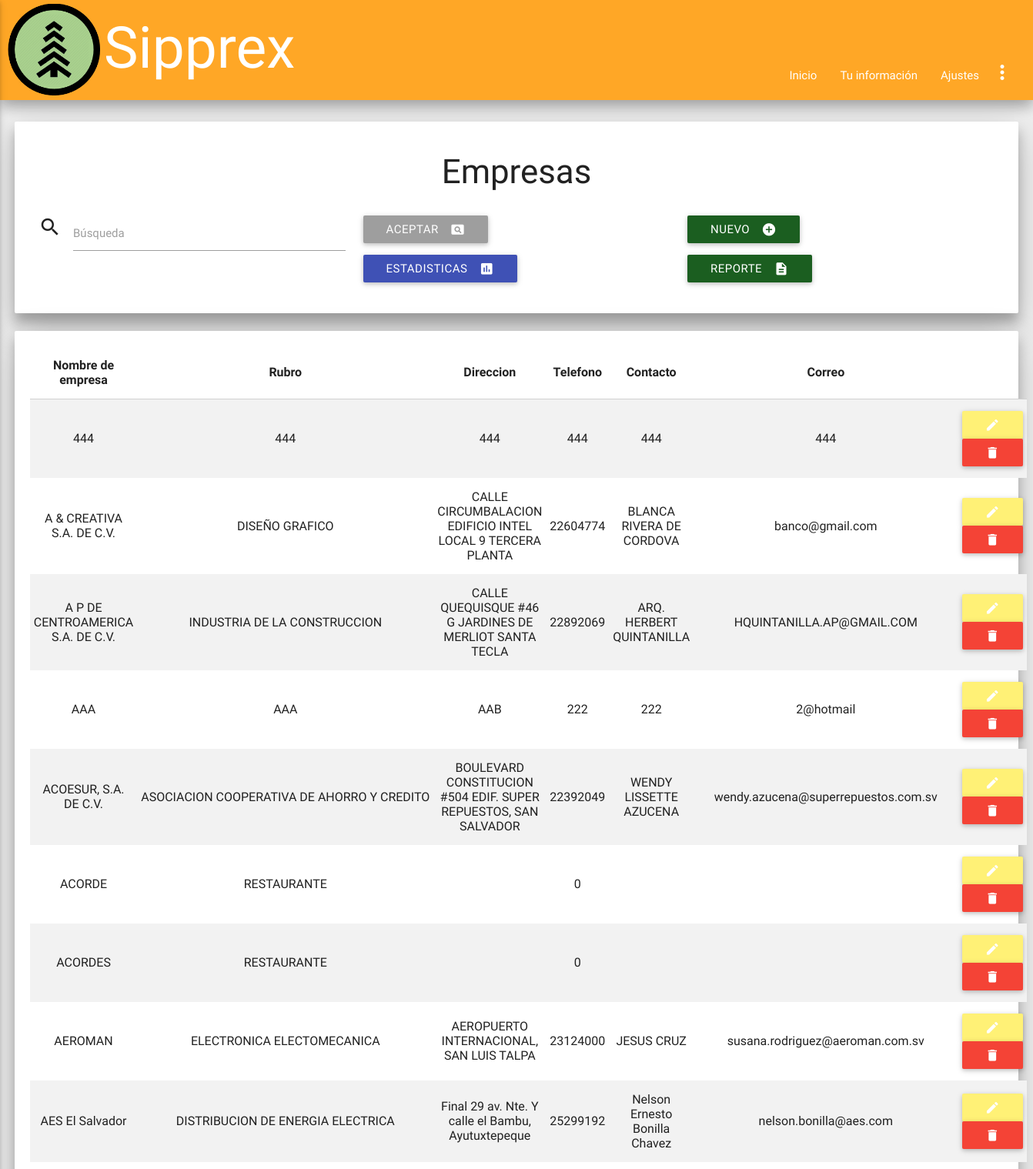
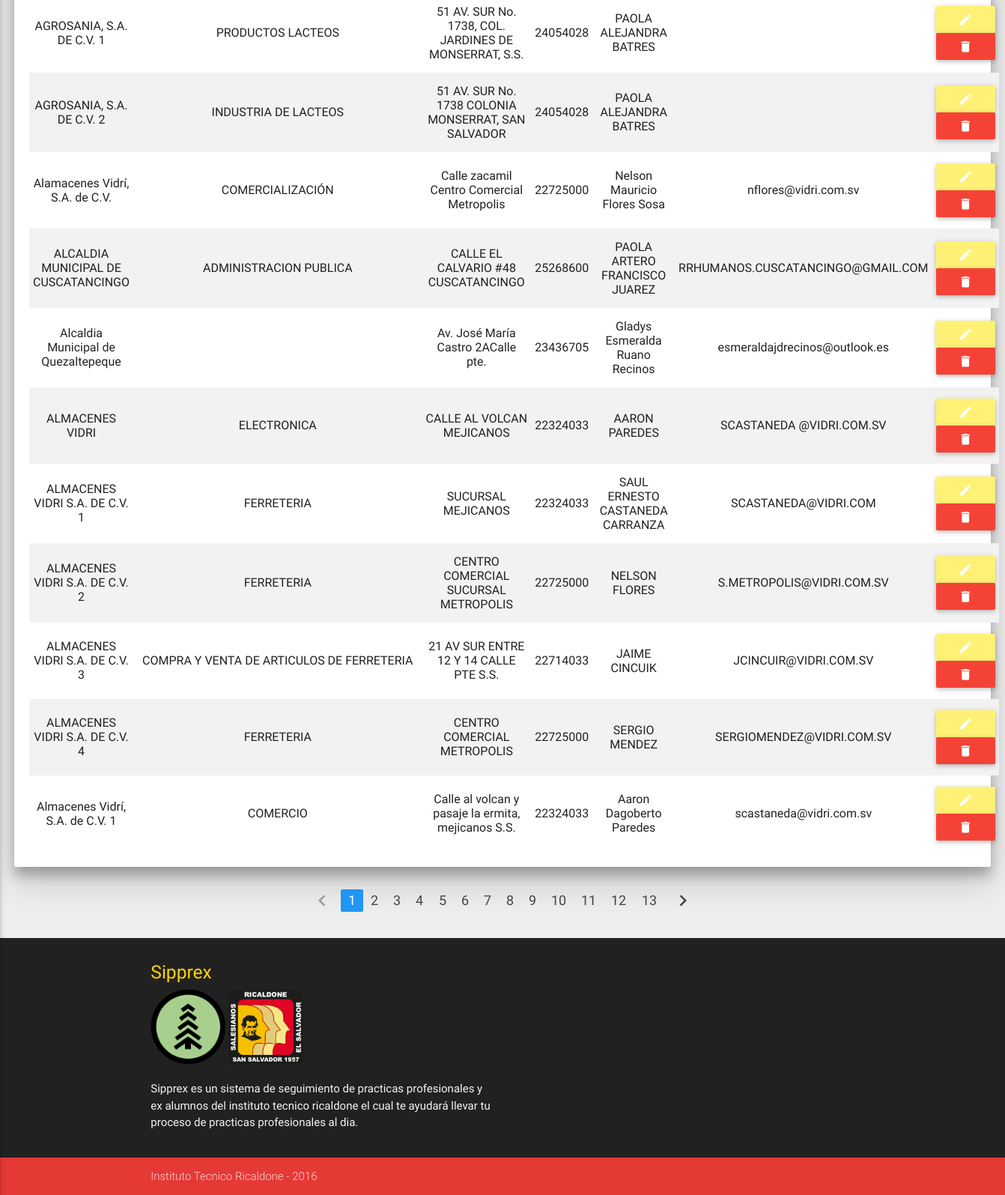
Screenshot of /admin/empresa_read.php (signed in) with the database file from the repository (2 pictures, top to bottom).
### tables this page shows
CREATE TABLE `empresas` (
  `id_empresa` int(11) NOT NULL,
  `nombre_empresa` varchar(83) NOT NULL,
  `rubro` varchar(73) NOT NULL,
  `direccion` varchar(158) NOT NULL,
  `telefono` int(9) NOT NULL,
  `contacto` varchar(50) NOT NULL,
  `correo` varchar(49) NOT NULL,
  `codigo_empresa` varchar(30) DEFAULT NULL,
  `contraseña_empre` varchar(100) DEFAULT NULL
);

### bibliotecas/conexion.php (called while the page is built, shortened)
<?php
class Database
{
    private static $connection;
    private static function connect()
    {
        $server = 'localhost';
        $database = 'ssppea';
        $username = 'admin_sipprex';
        $password = 'sipprexricaldone';
        $options = array(PDO::MYSQL_ATTR_INIT_COMMAND => "set names utf8");
        self::$connection = null;
        try
        {
            self::$connection = new PDO("mysql:host=".$server."; dbname=".$database, $username, $password, $options);
            self::$connection->setAttribute(PDO::ATTR_ERRMODE, PDO::ERRMODE_EXCEPTION);
        }
        catch(PDOException $exception)
        {
            die($exception->getMessage());
        }
    }
    private static function desconnect()
    {
        self::$connection = null;
    }
    public static function getRow($query, $values)
    {
        $statement = self::$connection->prepare($query);
        $statement->execute($values);
        return $statement->fetch(PDO::FETCH_BOTH);
    }
    public static function getRows($query, $values)
    {
        $statement = self::$connection->prepare($query);
        $statement->execute($values);
        return $statement->fetchAll(PDO::FETCH_BOTH);
    }
}
?>

### admin/empresa_read.php (the view, shortened to what this page needs)
<html>
  <?php
   require("../bibliotecas/conexion.php");
   ?>
    <head>
      <?php
      include("../inc/styles.php");
      ?>
    </head>
<body class='grey lighten-3'>
	<?php
      include("../inc/nav.php");
      ?>
      <div class='card-panel paneles z-depth-3'>
      <div class="titulo">
			<h3>Empresas</h3>
	</div>
        <form method='post'  autocomplete="off" class='row'>
            <div class='input-field col s6 m4'>
                <i class='material-icons prefix'>search</i>
                <input id='buscar' type='text' name='buscar' class='validate'/>
                <label for='buscar'>Búsqueda</label>
            </div>
            <div class='input-field col s6 m4'>
                <button type='submit' class='btn grey left'><i class='material-icons right'>pageview</i>Aceptar</button>
            </div>
            <div class='input-field col s12 m4'>
                <a href='empresa_save.php' class='btn  green darken-4'><i class='material-icons right'>add_circle</i>Nuevo</a>
            </div>
            <div class='input-field col s12 m4'>
					<a href='estadisticas.php#empreesta' class='btn indigo'><i class='material-icons right'>insert_chart</i>Estadisticas</a>
			</div>
            <div class='input-field col s3 m3'>
            <a href='reporte_empresa.php' class='btn  green darken-4'><i class='material-icons right'>description</i>Reporte</a>
            </div>
        </form>
       </div>
       <div class='card-panel paneles z-depth-3'>
<?php
$page = null;
if($page == null) {
    $page = 1;
}
if($page == "" || $page == "1")
{
    $page1 = 0;
}
else {
    $page1 = ($page*20)-20;
}
if(!empty($_POST))
{
	$search = strip_tags(trim($_POST['buscar']));
	$sql = "SELECT * FROM empresas WHERE nombre_empresa LIKE ? ORDER BY nombre_empresa LIMIT $page1,20";
	$params = array("%$search%");
}
else
{
	$sql = "SELECT * FROM empresas ORDER BY nombre_empresa LIMIT $page1,20";
	$params = null;
}
$data = Database::getRows($sql, $params);
if($data != null)
{
	$tabla = 	"<table class='centered striped conteiner'>
					<thead>
			    		<tr>
				    		<th>Nombre de empresa</th>
				    		<th>Rubro</th>
				    		<th>Direccion</th>
				    		<th>Telefono</th>
				    		<th>Contacto</th>
				    		<th>Correo</th>
			    		</tr>
		    		</thead>
		    		<tbody>";
		foreach($data as $row)
		{
	        $tabla .=	"<tr>
	            			<td>".htmlspecialchars($row['nombre_empresa'])."</td>
	            			<td><p class='truncate'>".htmlspecialchars($row['rubro'])."</p></td>
	            			<td>".htmlspecialchars($row['direccion'])."</td>
	            			<td>".htmlspecialchars($row['telefono'])."</td>
	            			<td>".htmlspecialchars($row['contacto'])."</td>
	            			<td>".htmlspecialchars($row['correo'])."</td>
	            			<td>
	            				<a href='empresa_save.php?id=".base64_encode(htmlspecialchars($row['id_empresa']))."' class='btn  yellow lighten-2'><i class='material-icons'>edit</i></a>
								<a href='empresa_delete.php?id=".base64_encode(htmlspecialchars($row['id_empresa']))."' class='btn red'><i class='material-icons'>delete</i></a>
							</td>
	        			</tr>";
		}
		$tabla .= 	"</tbody>
    			</table>";
	print($tabla);
}
else
{
	print("<div class='card-panel red'><i class='material-icons left'>warning</i>No hay registros de empresas.</div>");
}
?>
</div>
<ul class="pagination center-align">
	<?php
	$cons2 = ("SELECT COUNT(id_empresa) FROM empresas");
            $parametros = null;
            $filas = Database::getRow($cons2, $parametros);
            $filas = $filas[0]/20;
            $filas = ceil($filas);
                if($page == 1)
                {
                    $pagi = "<li class='disabled'><a><i class='material-icons'>chevron_left</i></a></li>";
                }
                else {
                    $page2 = $page - 1;
                    $pagi = "<li class='waves-efect'><a href='empresa_read.php?page=".base64_encode($page2)."'><i class='material-icons'>chevron_left</i></a></li>";
                }
                for($i = 1; $i<=$filas; $i++) {
                    if($page==$i)
                    {
                     $pagi .= "<li class='active blue'><a href='empresa_read.php?page=".base64_encode($i)."'>$i</a></li>";
                    }
                    else{
                        $pagi .= "<li class='waves-effect'><a href='empresa_read.php?page=".base64_encode($i)."'>$i</a></li>";
                    }
                }
                if($page == $filas)
                {
                    $pagi .= "<li class='disabled'><a><i class='material-icons'>chevron_right</i></a></li>";
                }
                else {
                    $page2 = $page + 1;
                    $pagi .= "<li class='waves-efect'><a href='empresa_read.php?page=".base64_encode($page2)."'><i class='material-icons'>chevron_right</i></a></li>";
                }
                print($pagi);
	?>
</ul>
<?php
include("../inc/footer.php");
?>
	</body>
</html>

### css/dropdown-width.css (style rules this page uses)
body { display: flex; min-height: 100vh; flex-direction: column; }
nav, a, img, ul, li { transition: all 0.5s; -moz-transition: all 0.5s; -webkit-transition: all 0.5s; -o-transition: all 0.5s; }

### css/css.css (style rules this page uses)
.paneles { margin-left: 1.4%; margin-right: 1.4%; }
.titulo { text-align: center; }

### rows the page displays
empresas: nombre_empresa "444", rubro "444", direccion "444", telefono "444", contacto "444", correo "444"
empresas: nombre_empresa "A & CREATIVA S.A. DE C.V.", rubro "DISEÑO GRAFICO", direccion "CALLE CIRCUMBALACION EDIFICIO INTEL LOCAL 9 TERCERA PLANTA", telefono "22604774", contacto "BLANCA RIVERA DE CORDOVA", correo "banco@gmail.com"
empresas: nombre_empresa "A P DE CENTROAMERICA S.A. DE C.V.", rubro "INDUSTRIA DE LA CONSTRUCCION", direccion "CALLE QUEQUISQUE #46 G JARDINES DE MERLIOT SANTA TECLA", telefono "22892069", contacto "ARQ. HERBERT QUINTANILLA", correo "HQUINTANILLA.AP@GMAIL.COM"
empresas: nombre_empresa "AAA", rubro "AAA", direccion "AAB", telefono "222", contacto "222", correo "2@hotmail"
empresas: nombre_empresa "ACOESUR, S.A. DE C.V.", rubro "ASOCIACION COOPERATIVA DE AHORRO Y CREDITO", direccion "BOULEVARD CONSTITUCION #504 EDIF. SUPER REPUESTOS, SAN SALVADOR", telefono "22392049", contacto "WENDY LISSETTE AZUCENA", correo "wendy.azucena@superrepuestos.com.sv"
empresas: nombre_empresa "ACORDE", rubro "RESTAURANTE", telefono "0"
empresas: nombre_empresa "ACORDES", rubro "RESTAURANTE", telefono "0"
empresas: nombre_empresa "AEROMAN", rubro "ELECTRONICA ELECTOMECANICA", direccion "AEROPUERTO INTERNACIONAL, SAN LUIS TALPA", telefono "23124000", contacto "JESUS CRUZ", correo "susana.rodriguez@aeroman.com.sv"
empresas: nombre_empresa "AES El Salvador", rubro "DISTRIBUCION DE ENERGIA ELECTRICA", direccion "Final 29 av. Nte. Y calle el Bambu, Ayutuxtepeque", telefono "25299192", contacto "Nelson Ernesto Bonilla Chavez", correo "nelson.bonilla@aes.com"
empresas: nombre_empresa "AGROSANIA, S.A. DE C.V. 1", rubro "PRODUCTOS LACTEOS", direccion "51 AV. SUR No. 1738, COL. JARDINES DE MONSERRAT, S.S.", telefono "24054028", contacto "PAOLA ALEJANDRA BATRES"
empresas: nombre_empresa "AGROSANIA, S.A. DE C.V. 2", rubro "INDUSTRIA DE LACTEOS", direccion "51 AV. SUR No. 1738 COLONIA MONSERRAT, SAN SALVADOR", telefono "24054028", contacto "PAOLA ALEJANDRA BATRES"
empresas: nombre_empresa "Alamacenes Vidrí, S.A. de C.V.", rubro "COMERCIALIZACIÓN", direccion "Calle zacamil Centro Comercial Metropolis", telefono "22725000", contacto "Nelson Mauricio Flores Sosa", correo "nflores@vidri.com.sv"
empresas: nombre_empresa "ALCALDIA MUNICIPAL DE CUSCATANCINGO", rubro "ADMINISTRACION PUBLICA", direccion "CALLE EL CALVARIO #48 CUSCATANCINGO", telefono "25268600", contacto "PAOLA ARTERO FRANCISCO JUAREZ", correo "RRHUMANOS.CUSCATANCINGO@GMAIL.COM"
empresas: nombre_empresa "Alcaldia Municipal de Quezaltepeque", direccion "Av. José María Castro 2ACalle pte.", telefono "23436705", contacto "Gladys Esmeralda Ruano Recinos", correo "esmeraldajdrecinos@outlook.es"
empresas: nombre_empresa "ALMACENES VIDRI", rubro "ELECTRONICA", direccion "CALLE AL VOLCAN MEJICANOS", telefono "22324033", contacto "AARON PAREDES", correo "SCASTANEDA @VIDRI.COM.SV"
empresas: nombre_empresa "ALMACENES VIDRI S.A. DE C.V. 1", rubro "FERRETERIA", direccion "SUCURSAL MEJICANOS", telefono "22324033", contacto "SAUL ERNESTO CASTANEDA CARRANZA", correo "SCASTANEDA@VIDRI.COM"
empresas: nombre_empresa "ALMACENES VIDRI S.A. DE C.V. 2", rubro "FERRETERIA", direccion "CENTRO COMERCIAL SUCURSAL METROPOLIS", telefono "22725000", contacto "NELSON FLORES", correo "S.METROPOLIS@VIDRI.COM.SV"
empresas: nombre_empresa "ALMACENES VIDRI S.A. DE C.V. 3", rubro "COMPRA Y VENTA DE ARTICULOS DE FERRETERIA", direccion "21 AV SUR ENTRE 12 Y 14 CALLE PTE S.S.", telefono "22714033", contacto "JAIME CINCUIK", correo "JCINCUIR@VIDRI.COM.SV"
empresas: nombre_empresa "ALMACENES VIDRI S.A. DE C.V. 4", rubro "FERRETERIA", direccion "CENTRO COMERCIAL METROPOLIS", telefono "22725000", contacto "SERGIO MENDEZ", correo "SERGIOMENDEZ@VIDRI.COM.SV"
empresas: nombre_empresa "Almacenes Vidrí, S.A. de C.V. 1", rubro "COMERCIO", direccion "Calle al volcan y pasaje la ermita, mejicanos S.S.", telefono "22324033", contacto "Aaron Dagoberto Paredes", correo "scastaneda@vidri.com.sv"
